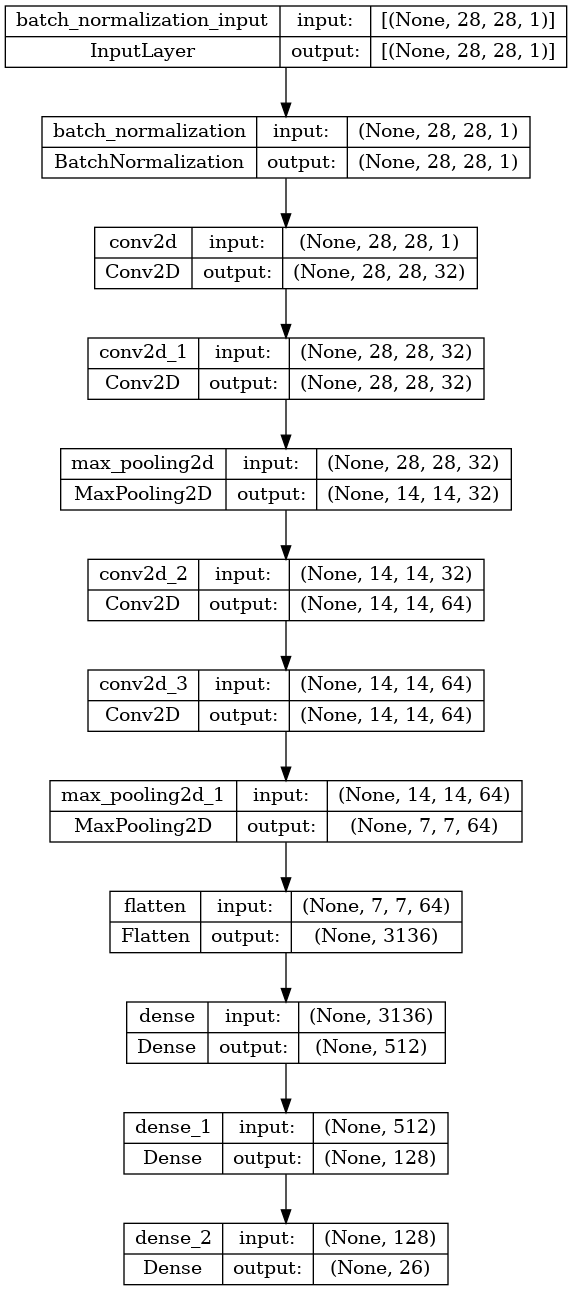

This figure's Python source:

import tensorflow as tf
from tensorflow import keras
import tensorflow_datasets as tfds
# list_datasets()
# Helper libraries
import numpy as np
import matplotlib.pyplot as plt
from tqdm import tqdm  # Import tqdm

from keras.layers import Conv2D, MaxPooling2D, Flatten, Dense, Dropout, BatchNormalization,SeparableConv2D
from keras.models import Sequential
from keras.regularizers import l2
from keras.optimizers import Adam
from keras.callbacks import ReduceLROnPlateau, EarlyStopping
from keras import regularizers
from keras.preprocessing.image import ImageDataGenerator
from sklearn.model_selection import StratifiedShuffleSplit
import os
# set the gpu to use
# print gpu available list
print("GPU list:", tf.config.experimental.list_physical_devices('GPU'))
# if no gpu available, use cpu
if len(tf.config.experimental.list_physical_devices('GPU')) == 0:
    print("No GPU available, using CPU instead.")
    os.environ['CUDA_VISIBLE_DEVICES'] = '-1'
else:
    print("GPU available.")
    #choose gpu to use
    os.environ['CUDA_VISIBLE_DEVICES'] = '1'

def plot_image(i, predictions_array, true_label, img):
    true_label, img = true_label[i], img[i]
    plt.grid(False)
    plt.xticks([])
    plt.yticks([])

    plt.imshow(img, cmap=plt.cm.binary)

    predicted_label = np.argmax(predictions_array)
    if predicted_label == true_label:
        color = 'green'
    else:
        color = 'red'

    plt.xlabel("{:2.0f}% sure that is a {} \n (True value is {})".format(100 * np.max(predictions_array),
                                                                         class_names[predicted_label],
                                                                         class_names[true_label]),
                                                                         color=color, fontsize=10)

def plot_value_array(i, predictions_array, true_label):
    true_label = true_label[i]
    plt.grid(False)
    plt.xticks(range(26), class_names, fontsize=10)
    plt.yticks([])
    thisplot = plt.bar(range(26), predictions_array, color="#777777")
    plt.ylim([0, 1])
    predicted_label = np.argmax(predictions_array)

    thisplot[predicted_label].set_color('red')
    thisplot[true_label].set_color('green')


def extract_and_preprocess(images_and_labels):
    images = []
    labels = []

    with tf.device('/CPU:0'):
        for image, label in tqdm(tfds.as_numpy(images_and_labels), desc="Preprocessing"):
            # Normalize the image to [0, 1]
            image = image.astype('float32') / 255.0
            # EMNIST images are rotated by 90 degrees, fix the rotation
            image = tf.image.rot90(image).numpy()
            # image need to flipped upside down
            image = np.flipud(image)

            images.append(image)
            labels.append(label)
        return (np.array(images), np.array(labels))

# # prepare the test_images for single prediction
# image_for_test = plt.imread('./test_images_png/5.png')
# image_for_test = image_for_test.astype('float32') / 255.0
# image_for_test = image_for_test.reshape(-1, 28, 28, 1)


# Load the EMNIST letters dataset
(train_data, test_data), ds_info = tfds.load(
    'emnist/letters',
    split=['train', 'test'],
    as_supervised=True,  # Returns tuple (img, label) instead of dict
    with_info=True      # Provides metadata about the dataset
)
print("EMNIST letters dataset loaded.")


# Extract the images and labels and apply preprocessing
all_images, all_labels = extract_and_preprocess(train_data)

# Flatten the images for stratified split
all_images_flat = all_images.reshape(-1, 28*28)

# Use StratifiedShuffleSplit to ensure all classes are in both train and test sets
sss = StratifiedShuffleSplit(n_splits=1, test_size=0.2, random_state=42)  # 20% test size, adjust as needed
for train_index, test_index in sss.split(all_images_flat, all_labels):
    train_images, test_images = all_images[train_index], all_images[test_index]
    train_labels, test_labels = all_labels[train_index], all_labels[test_index]

# Reshape the images from (28, 28) to (28, 28, 1)
train_images = train_images.reshape(-1, 28, 28, 1)
test_images = test_images.reshape(-1, 28, 28, 1)

# Save train_images, train_labels, test_images, test_labels as npy files
np.save('../preprocess_images_data_npy/train_images.npy', train_images)
np.save('../preprocess_images_data_npy/train_labels.npy', train_labels)
np.save('../preprocess_images_data_npy/test_images.npy', test_images)
np.save('../preprocess_images_data_npy/test_labels.npy', test_labels)

# load train_images, train_labels, test_images, test_labels as npy files
train_images = np.load('../preprocess_images_data_npy/train_images.npy')
train_labels = np.load('../preprocess_images_data_npy/train_labels.npy')
test_images = np.load('../preprocess_images_data_npy/test_images.npy')
test_labels = np.load('../preprocess_images_data_npy/test_labels.npy')
# Class names for EMNIST letters are from 'a' to 'z' (1-based index)
class_names = [chr(c) for c in range(ord('a'), ord('z') + 1)]
# Adjust the labels to be 0-indexed
train_labels = train_labels - 1
test_labels = test_labels - 1

# save 10 test_images as png files with exaclty 28*28 pixels
#
for i in range(10):
    # normalize the image
    test_images[i] = test_images[i].astype('float32') / 255.0
    # save under ./test_images_png folder
    plt.imsave('../test_images_png/' + str(i) + '.png', test_images[i].reshape(28, 28), cmap=plt.cm.binary)
    plt.imshow(train_images[i].reshape(28, 28), cmap=plt.cm.binary)


# Normalize the images


# Data Augmentation
datagen = ImageDataGenerator(
    rotation_range=10,
    zoom_range=0.1,
    width_shift_range=0.1,
    height_shift_range=0.1
)
datagen.fit(train_images)


# Model Architecture
model = Sequential()
model.add(BatchNormalization(input_shape=(28, 28, 1)))
model.add(Conv2D(filters=32, kernel_size=3, padding='same', activation='gelu', activity_regularizer = regularizers.L1L2(l1=1e-6, l2=1e-6),input_shape=(28, 28, 1)))
model.add(Conv2D(filters=32, kernel_size=3, padding='same', activation='gelu', activity_regularizer = regularizers.L1L2(l1=1e-6, l2=1e-6)))
model.add(MaxPooling2D(pool_size=(2, 2)))


model.add(Conv2D(filters=64,kernel_size=3, padding='same', activation='gelu',activity_regularizer = regularizers.L1L2(l1=1e-6, l2=1e-6)))
model.add(Conv2D(filters=64, kernel_size=3, padding='same', activation='gelu', activity_regularizer = regularizers.L1L2(l1=1e-6, l2=1e-6)))
model.add(MaxPooling2D(pool_size=(2, 2)))

model.add(Flatten())
model.add(Dense(512, activation='relu', activity_regularizer = regularizers.L1L2(l1=1e-6, l2=1e-6)))
model.add(Dense(128, activation='relu', activity_regularizer = regularizers.L1L2(l1=1e-6, l2=1e-6)))
model.add(Dense(26, activation='softmax'))

# Compile the model
optimizer = Adam(learning_rate=0.0005)
model.compile(optimizer=optimizer, loss="sparse_categorical_crossentropy", metrics=["accuracy"])
model.summary()

#plot the model
keras.utils.plot_model(model, "cnn_model.png", show_shapes=True)

# Callbacks
learning_rate_reduction = ReduceLROnPlateau(monitor='val_loss', patience=6, verbose=1, factor=0.5, min_lr=0.00001)
early_stopping = EarlyStopping(monitor='val_accuracy', patience=20, verbose=1, restore_best_weights=True)

# Train the model
history = model.fit(datagen.flow(train_images, train_labels, batch_size=2048),
                    epochs=300,
                    validation_data=(test_images, test_labels),
                    callbacks=[learning_rate_reduction, early_stopping])
# Save the model
model.save('../trained_models/my_model_CNN.keras')


# Evaluate the model
test_loss, test_acc = model.evaluate(test_images, test_labels, verbose=2)
print('\nTest accuracy:', test_acc)
print('Test loss:', test_loss)

# Make predictions
predictions = model.predict(test_images)

plt.figure(figsize=(12, 4))

plt.subplot(1, 2, 1)
plt.plot(history.history['loss'], label='Training Loss')
plt.plot(history.history['val_loss'], label='Validation Loss')
plt.legend()
plt.title('Loss Evolution')


plt.subplot(1, 2, 2)
plt.plot(history.history['accuracy'], label='Training Accuracy')
plt.plot(history.history['val_accuracy'], label='Validation Accuracy')
plt.legend()
plt.title('Accuracy Evolution')

#save the plot
plt.savefig('Accuracy_and_Loss.png', dpi=335)  # Save the figure



# for i in range(10):  # print the first 10 predictions
#     print("Predicted probabilities:", predictions[i])
#     print("Predicted class:", np.argmax(predictions[i]))
#     print("True class:", test_labels[i])
#     print("------")
# print(np.sum(predictions[0]))  # Should be close to 1


# Print the image
num_rows = 5
num_cols = 5
num_images = num_rows * num_cols

# Increase the figure size
plt.figure(figsize=(15, 15))

# random choose 9 images
indices = np.random.choice(len(test_images), num_images, replace=False)
for i, index in enumerate(indices):
    # Plot the image
    plt.subplot(num_rows, 2 * num_cols, 2 * i + 1)
    plot_image(index, predictions[index], test_labels, test_images)

    # Plot the prediction bar chart
    plt.subplot(num_rows, 2 * num_cols, 2 * i + 2)
    plot_value_array(index, predictions[index], test_labels)

# Adjust spacing
plt.subplots_adjust(left=0.1, right=0.9, top=0.9, bottom=0.1, wspace=0.4, hspace=0.4)
plt.tight_layout()
plt.savefig('output_image.png', dpi=335)  # Save the figure
plt.show()

#make a prediction on a single image
# choose an image from the test set and save it as test_image.png 28*28



